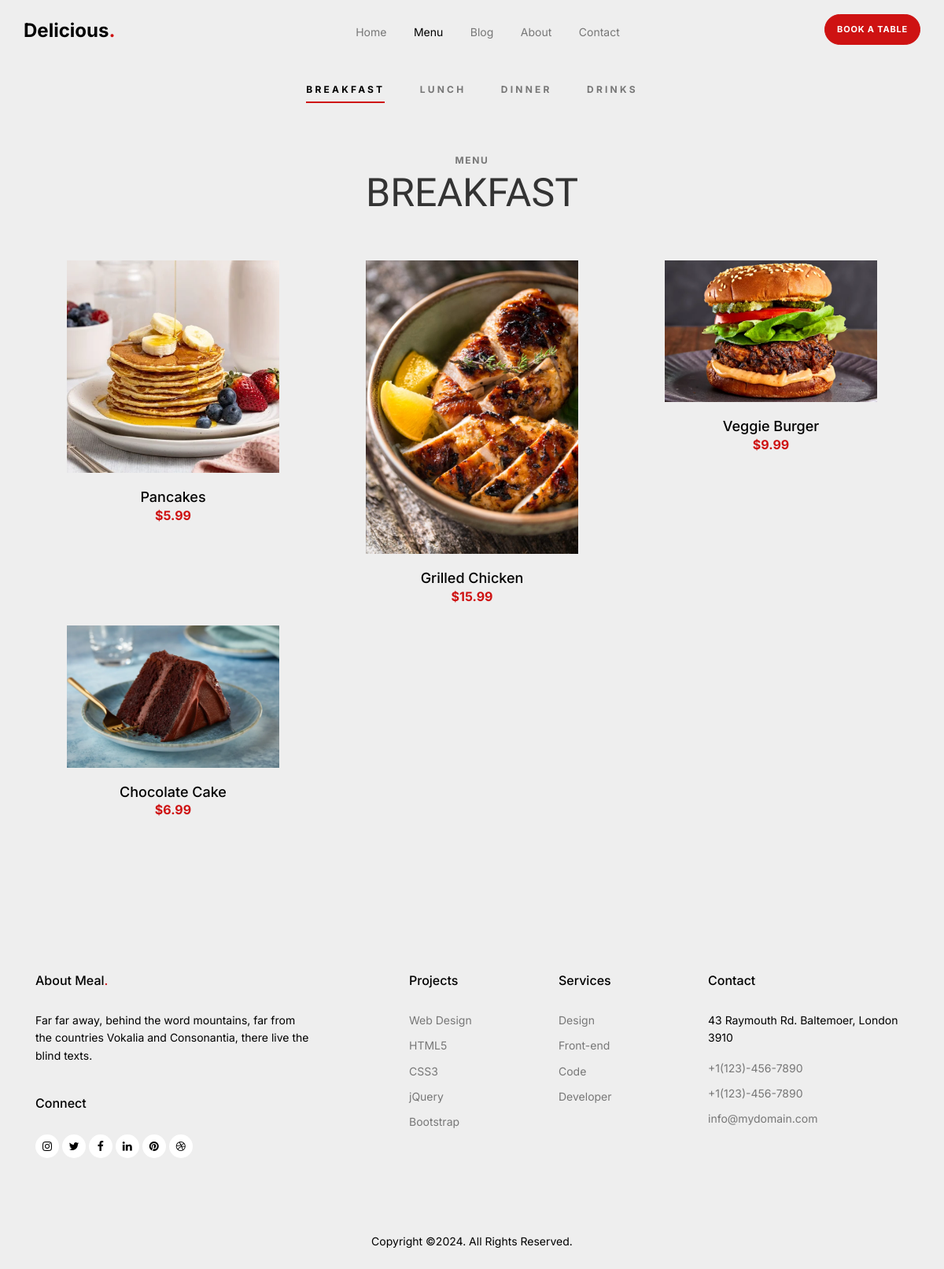
Screenshot of /meals/ with the database file from the repository.
### meals/models.py (models this page shows, shortened)
class Category(models.Model):
    category_name = models.CharField(max_length=30)
    class Meta:
        verbose_name = 'category'
        verbose_name_plural = 'categories'
    def __str__(self):
        return self.category_name

class Meals(models.Model):
    name = models.CharField(max_length=50)
    description = models.TextField(max_length=500)
    category = models.ForeignKey('Category', on_delete = models.SET_NULL, null = True)
    people = models.IntegerField()
    price = models.DecimalField(max_digits=5, decimal_places=2)
    preparation_time = models.IntegerField()
    image = models.ImageField(upload_to='meals/')
    slug = models.SlugField(blank=True, null=True)
    class Meta:
        verbose_name = 'meal'
        verbose_name_plural = 'meals'

### meals/views.py (the view)
# urls.py: path('',views.meal_list, name='meal_list'),
def meal_list(request):
    meal_list = Meals.objects.all()
    categories = Category.objects.all()
    context = {
        'meal_list': meal_list,
        'categories': categories,
        }
    return render(request, 'Meals/list.html', context)

### meals/templates/Meals/list.html (shortened to what this page needs)
{% extends "base.html" %}
{% block untree_co-section %}
  <div class="untree_co-section">
    <div class="container">
      <div class="row mb-5">
        <div class="col-lg-12 text-center">
          <ul class="custom-nav js-custom-dots list-unstyled">
            {% for category in categories %}
              <li><a href="#">{{ category }}</a></li>
            {% endfor %}
          </ul>
        </div>
      </div>
      <div class="owl-single no-dots owl-carousel">
        {% for category in categories %}
          <div class="item">
            <div class="row mb-5">
              <div class="col-12 text-center">
                <span class="subtitle">Menu</span>
                <h2 class="heading">{{category}}</h2>
              </div>
            </div>
            <div class="row">
              {% for meal in meal_list %}
                {% if meal.category == category%}
                  <div class="col-6 col-md-6 col-lg-4 mb-4">
                    <div class="product">
                      <a href="{% url 'meals:meal_detail' meal.slug %}" class="thumbnail"><img src="{{ meal.image.url }}" alt="{{ meal_detail.name }}" class="img-fluid"></a>
                      <h3 class="mb-0"><a href="{% url 'meals:meal_detail' meal.slug %}">{{meal.name}}</a></h3>
                      <strong class="price">${{meal.price}}</strong>
                    </div>
                  </div>
                {% endif %}
              {% endfor %}
            </div>
          </div>
        {% endfor%}
      </div>
    </div>
  </div>
    {% endblock untree_co-section %}

### templates/base.html (shortened to what this page needs)
{% load static%}
<!doctype html>
<html lang="en">
<head>
  <link rel="stylesheet" href="{% static 'site_static/css/nb.css' %}">
  <link rel="stylesheet" href="{% static 'site_static/css/bootstrap.min.css' %}">
  <link rel="stylesheet" href="{% static 'site_static/css/animate.min.css' %}">
  <link rel="stylesheet" href="{% static 'site_static/css/owl.carousel.min.css' %}">
  <link rel="stylesheet" href="{% static 'site_static/css/owl.theme.default.min.css' %}">
  <link rel="stylesheet" href="{% static 'site_static/css/jquery.fancybox.min.css' %}">
  <link rel="stylesheet" href="{% static 'site_static/fonts/icomoon/style.css' %}">
  <link rel="stylesheet" href="{% static 'site_static/fonts/flaticon/font/flaticon.css' %}">
  <link rel="stylesheet" href="{% static 'site_static/css/aos.css' %}">
  <link rel="stylesheet" href="{% static 'site_static/css/style.css' %}">
</head>
<body>
  <nav class="site-nav mb-5">
    <div class="container-fluid">
      <div class="site-navigation text-center">
        <a href="/" class="logo menu-absolute m-0">Delicious<span class="text-primary">.</span></a>
        <ul class="js-clone-nav d-none d-lg-inline-block site-menu">
          <li class="{% if request.resolver_match.url_name == 'home' %}active{% endif %}"><a href="/">Home</a></li>
          <li class="{% if request.resolver_match.url_name == 'meal_list' %}active{% endif %}"><a href="{% url 'meals:meal_list' %}">Menu</a></li>
          <li class="{% if request.resolver_match.url_name == 'post_list' %}active{% endif %}"><a href="{% url 'blog:post_list' %}">Blog</a></li>
          <li class="{% if request.resolver_match.url_name == 'aboutus_list' %}active{% endif %}"><a href="{% url 'aboutus:aboutus_list' %}">About</a></li>
          <li class="{% if request.resolver_match.url_name == 'send_email' %}active{% endif %}"><a href="{% url 'contact:send_email' %}">Contact</a></li>
        </ul>
        <a href="{% url 'reservation:reserve_table' %}" class="btn-book btn btn-primary btn-sm menu-absolute">Book a table</a>
      </div>
    </div>
  </nav>
  {% block untree_co-section %}
  {% endblock untree_co-section %}
  <div class="site-footer">
    <div class="container">
      <div class="row">
        <div class="col-lg-4">
          <div class="widget">
            <h3>About Meal<span class="text-primary">.</span></h3>
            <p>Far far away, behind the word mountains, far from the countries Vokalia and Consonantia, there live the blind texts.</p>
          </div>
          <div class="widget">
            <h3>Connect</h3>
            <ul class="list-unstyled social">
              <li><a href="#"><span class="icon-instagram"></span></a></li>
              <li><a href="#"><span class="icon-twitter"></span></a></li>
              <li><a href="#"><span class="icon-facebook"></span></a></li>
              <li><a href="#"><span class="icon-linkedin"></span></a></li>
              <li><a href="#"><span class="icon-pinterest"></span></a></li>
              <li><a href="#"><span class="icon-dribbble"></span></a></li>
            </ul>
          </div>
        </div>
        <div class="col-lg-2 ml-auto">
          <div class="widget">
            <h3>Projects</h3>
            <ul class="list-unstyled float-left links">
              <li><a href="#">Web Design</a></li>
              <li><a href="#">HTML5</a></li>
              <li><a href="#">CSS3</a></li>
              <li><a href="#">jQuery</a></li>
              <li><a href="#">Bootstrap</a></li>
            </ul>
          </div>
        </div>
        <div class="col-lg-2">
          <div class="widget">
            <h3>Services</h3>
            <ul class="list-unstyled float-left links">
              <li><a href="#">Design</a></li>
              <li><a href="#">Front-end</a></li>
              <li><a href="#">Code</a></li>
              <li><a href="#">Developer</a></li>
            </ul>
          </div>
        </div>
        <div class="col-lg-3">
          <div class="widget">
            <h3>Contact</h3>
            <address>43 Raymouth Rd. Baltemoer, London 3910</address>
            <ul class="list-unstyled links mb-4">
              <li><a href="tel://11234567890">+1(123)-456-7890</a></li>
              <li><a href="tel://11234567890">+1(123)-456-7890</a></li>
              <li><a href="mailto:info@mydomain.com">info@mydomain.com</a></li>
            </ul>
          </div>
        </div>
      </div>
      <div class="row mt-5">
        <div class="col-12 text-center">
          <p>Copyright &copy;<script>document.write(new Date().getFullYear());</script>. All Rights Reserved.</a>
          </p>
        </div>
      </div>
    </div>
  </div>
</body>
</html>

### static/site_static/css/style.css (style rules this page uses)
body { font-family: "Inter", sans-serif; line-height: 1.6; background-color: #EEEEEE; overflow-x: hidden; font-size: 16px; color: #333; }
body:before { content: ""; position: fixed; top: 0; left: 0; z-index: 99; right: 0; bottom: 0; background: rgba(0, 0, 0, 0.2); opacity: 0; visibility: hidden; -webkit-transition: .3s all ease; -o-transition: .3s all ease; transition: .3s all ease; }
a { color: #CE1212; -webkit-transition: .3s all ease; -o-transition: .3s all ease; transition: .3s all ease; }
.text-primary { color: #CE1212 !important; }
h1, .h1, h2, .h2, h3, .h3, h4, .h4 { font-family: "Amatic SC", cursive; color: #black; }
.btn { padding-top: 15px; padding-bottom: 15px; padding-left: 30px; padding-right: 30px; border-radius: 30px; font-size: 11px; text-transform: uppercase; font-weight: 700; letter-spacing: .05rem; }
.btn.btn-primary { background: #CE1212; border-color: #CE1212; }
.btn.btn-sm { padding-top: 10px; padding-bottom: 10px; padding-left: 15px; padding-right: 15px; }
.logo { font-size: 24px; color: #000000; font-weight: 700; left: 30px; }
.menu-absolute { position: absolute !important; }
.btn-book { position: absolute; right: 30px; margin-top: -2px; }
.site-nav { position: absolute; width: 100%; z-index: 9; }
.site-nav a { position: relative; z-index: 9; cursor: pointer; }
.site-nav { padding-top: 20px; padding-bottom: 20px; }
.site-nav .site-navigation .site-menu { margin-bottom: 0; }
.site-nav .site-navigation .site-menu > li { display: inline-block; }
.site-nav .site-navigation .site-menu > li > a { font-size: 14px; padding: 10px 15px; display: inline-block; text-decoration: none !important; color: rgba(0, 0, 0, 0.5); position: relative; }
.site-nav .site-navigation .site-menu > li.active > a { color: #000000; }
.site-mobile-menu .site-nav-wrap { padding: 0; margin: 0; list-style: none; position: relative; }
.site-mobile-menu .site-nav-wrap a { padding: 5px 20px; display: block; position: relative; color: #000000; }
.site-mobile-menu .site-nav-wrap li { position: relative; display: block; }
.site-mobile-menu .site-nav-wrap li.active > a { color: #CE1212; }
.site-mobile-menu .site-nav-wrap > li { display: block; position: relative; float: left; width: 100%; }
.site-mobile-menu .site-nav-wrap > li > a { padding-left: 20px; font-size: 14px; }
.untree_co-section { padding: 100px 0; position: relative; }
.subtitle { text-transform: uppercase; color: rgba(0, 0, 0, 0.5); font-size: 12px; font-weight: 700; letter-spacing: .1rem; }
.heading { font-size: 50px; }
.product { text-align: center; }
.product .thumbnail { margin-bottom: 20px; display: block; position: relative; -webkit-transition: .2s all ease; -o-transition: .2s all ease; transition: .2s all ease; top: 0; padding-left: 40px; padding-right: 40px; }
.product h3 { font-size: 18px; font-family: "Inter", sans-serif; }
.product h3 a { color: #000000; }
.product .price { color: #CE1212; }
.custom-nav li { display: inline-block; }
.custom-nav li a { padding: 10px 20px; font-size: 12px; letter-spacing: .2rem; font-weight: bold; text-transform: uppercase; color: rgba(0, 0, 0, 0.5); }
.custom-nav li a:before { -webkit-transition: .3s all ease; -o-transition: .3s all ease; transition: .3s all ease; }
.custom-nav li.active a { color: #000000; position: relative; }
.custom-nav li.active a:before { content: ""; position: absolute; height: 2px; background: #CE1212; left: 20px; right: 20px; bottom: 0; }
.site-footer { font-size: 14px; color: #000000; padding: 70px 0; }
.site-footer a { color: #000000; position: relative; display: inline-block; }
.site-footer .widget { margin-bottom: 40px; display: block; position: relative; z-index: 1; }
.site-footer .widget h3 { font-size: 16px; color: #000000; font-family: "Inter", sans-serif; margin-bottom: 30px; }
.site-footer .widget .links { width: 150px; }
.site-footer .widget .links li { margin-bottom: 10px; }
.site-footer .widget .links li a { color: rgba(0, 0, 0, 0.5); }
.site-footer .social li { display: inline-block; }
.site-footer .social li a { display: inline-block; width: 30px; height: 30px; position: relative; background-color: #ffffff; border-radius: 50%; color: #000000; }
.site-footer .social li a:before { display: none; }
.site-footer .social li a > span { position: absolute; top: 50%; left: 50%; -webkit-transform: translate(-50%, -50%); -ms-transform: translate(-50%, -50%); transform: translate(-50%, -50%); }

### rows the page displays
Category: category_name "BREAKFAST"
Category: category_name "LUNCH"
Category: category_name "DINNER"
Category: category_name "DRINKS"
Meals: image (picture), name "Pancakes", price "5.99"
Meals: image (picture), name "Grilled Chicken", price "15.99"
Meals: image (picture), name "Veggie Burger", price "9.99"
Meals: image (picture), name "Chocolate Cake", price "6.99"
